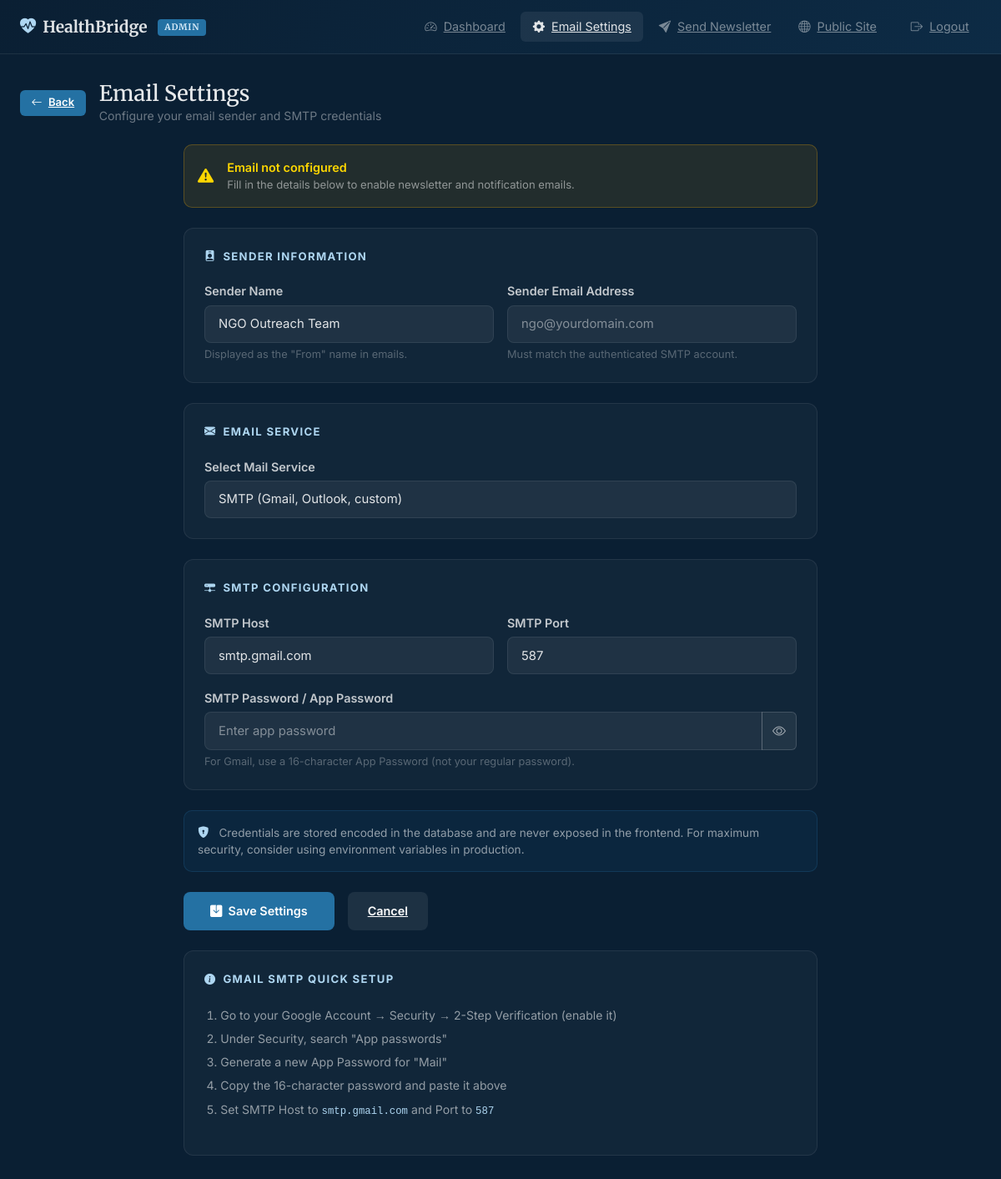
The app's page /admin/email-settings (signed in), older data.
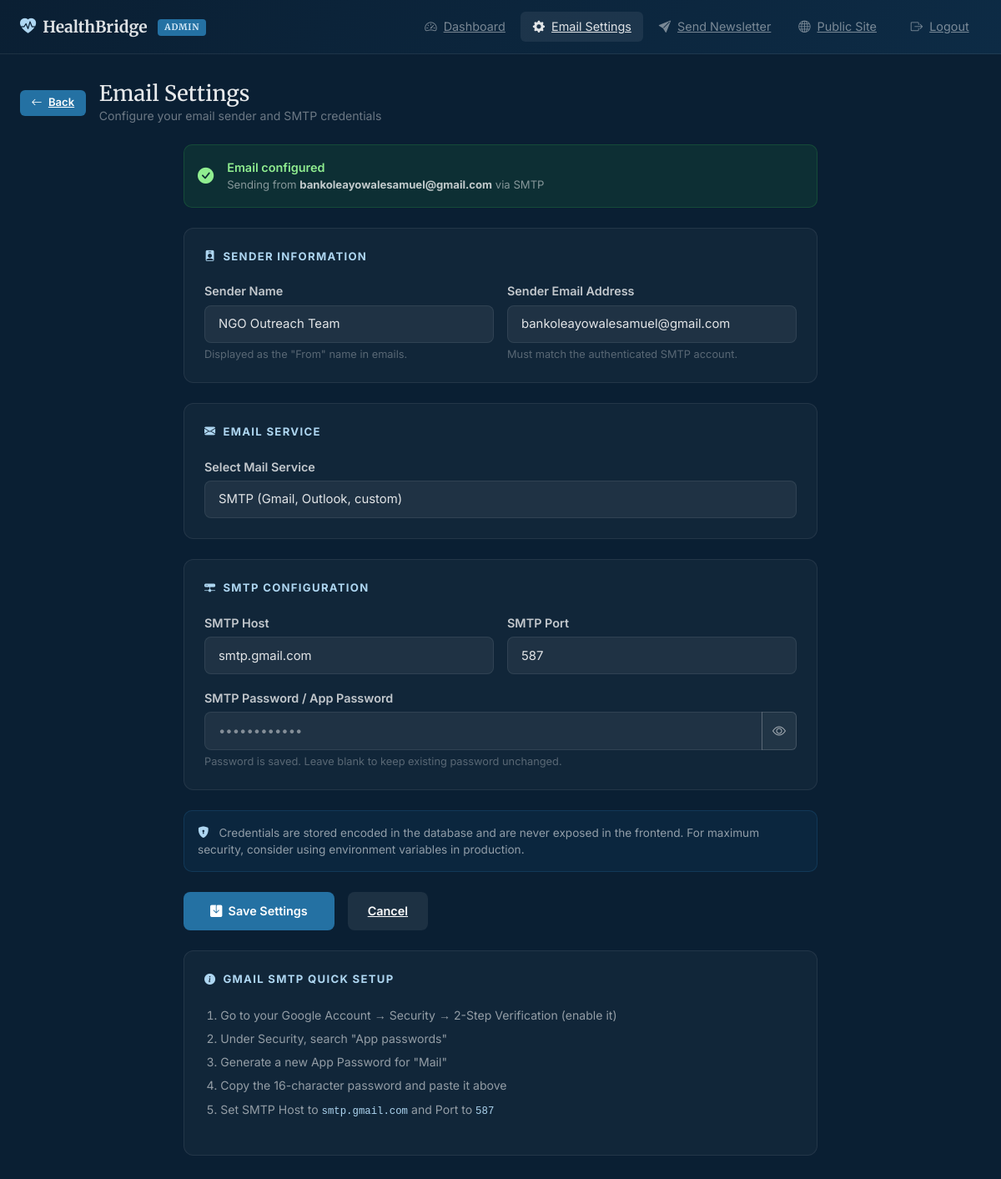
The same page, newer data.
### models.py (models this page shows, shortened)
class EmailSettings(db.Model):
    __tablename__ = 'email_settings'
    id = db.Column(db.Integer, primary_key=True)
    sender_email = db.Column(db.String(120), nullable=True)
    sender_name = db.Column(db.String(120), nullable=True)
    smtp_host = db.Column(db.String(120), nullable=True)
    smtp_port = db.Column(db.Integer, nullable=True, default=587)
    smtp_password_enc = db.Column(db.Text, nullable=True)  # base64-encoded, masked in UI
    mail_service = db.Column(db.String(20), default='smtp')  # smtp | brevo | mailchimp
    api_key_enc = db.Column(db.Text, nullable=True)
    updated_at = db.Column(db.DateTime, default=datetime.utcnow, onupdate=datetime.utcnow)

### app.py (the view, shortened to what this page needs)
@app.route('/admin/email-settings', methods=['GET', 'POST'])
@login_required
def admin_email_settings():
    settings = EmailSettings.query.first()
    if not settings:
        settings = EmailSettings()
        db.session.add(settings)
        db.session.commit()
    return render_template('admin_email_settings.html', settings=settings)

### app.py (called while the page is built)
@login_manager.user_loader
def load_user(user_id):
    return AdminUser.query.get(int(user_id))

### templates/admin_email_settings.html (shortened to what the changed rows need)
{% extends "admin_base.html" %}
{% block content %}
<div class="d-flex align-items-center gap-3 mb-4">
  <div>
    <h1 style="color:rgba(255,255,255,.9);font-family:'Merriweather',serif;font-size:1.6rem;margin:0;">Email Settings</h1>
  </div>
</div>
<div class="row justify-content-center">
  <div class="col-lg-8">
    {% if settings.sender_email %}
    <div class="mb-4 p-3 d-flex align-items-center gap-3" style="background:rgba(46,160,67,.12);border:1px solid rgba(46,160,67,.25);border-radius:10px;">
      <i class="bi bi-check-circle-fill" style="color:#90ee90;font-size:1.2rem;flex-shrink:0;"></i>
      <div>
        <div style="color:#90ee90;font-weight:600;font-size:.9rem;">Email configured</div>
        <div style="color:rgba(255,255,255,.5);font-size:.82rem;">Sending from <strong style="color:rgba(255,255,255,.75);">{{ settings.sender_email }}</strong> via {{ settings.mail_service|upper }}</div>
      </div>
    </div>
    {% else %}
    <div class="mb-4 p-3 d-flex align-items-center gap-3" style="background:rgba(255,180,0,.1);border:1px solid rgba(255,180,0,.25);border-radius:10px;">
      <i class="bi bi-exclamation-triangle-fill" style="color:#ffd700;font-size:1.2rem;flex-shrink:0;"></i>
      <div>
        <div style="color:#ffd700;font-weight:600;font-size:.9rem;">Email not configured</div>
        <div style="color:rgba(255,255,255,.5);font-size:.82rem;">Fill in the details below to enable newsletter and notification emails.</div>
      </div>
    </div>
    {% endif %}
    <form method="POST" action="{{ url_for('admin_email_settings') }}" class="admin-form-section">
      <div class="admin-settings-group">
        <div class="row g-3">
          <div class="col-sm-6">
            <label class="form-label">Sender Name</label>
            <input type="text" name="sender_name" class="form-control"
                   value="{{ settings.sender_name or '' }}" placeholder="e.g. HealthBridge Outreach Team"/>
            <div class="form-text" style="color:rgba(255,255,255,.3);font-size:.8rem;">Displayed as the "From" name in emails.</div>
          </div>
          <div class="col-sm-6">
            <label class="form-label">Sender Email Address</label>
            <input type="email" name="sender_email" class="form-control"
                   value="{{ settings.sender_email or '' }}" placeholder="ngo@yourdomain.com"/>
            <div class="form-text" style="color:rgba(255,255,255,.3);font-size:.8rem;">Must match the authenticated SMTP account.</div>
          </div>
        </div>
      </div>
      <div class="admin-settings-group">
        <div class="row g-3">
          <div class="col-12">
            <label class="form-label">Select Mail Service</label>
            <select name="mail_service" class="form-select" id="mailServiceSelect">
              <option value="smtp" {% if settings.mail_service == 'smtp' %}selected{% endif %}>SMTP (Gmail, Outlook, custom)</option>
            </select>
          </div>
        </div>
      </div>
      <div class="admin-settings-group" id="smtpSection">
        <div class="row g-3">
          <div class="col-sm-6">
            <label class="form-label">SMTP Host</label>
            <input type="text" name="smtp_host" class="form-control"
                   value="{{ settings.smtp_host or '' }}" placeholder="smtp.gmail.com"/>
          </div>
          <div class="col-sm-6">
            <label class="form-label">SMTP Port</label>
            <input type="number" name="smtp_port" class="form-control"
                   value="{{ settings.smtp_port or 587 }}" placeholder="587"/>
          </div>
          <div class="col-12">
            <label class="form-label">SMTP Password / App Password</label>
            <div class="input-group">
              <input type="password" name="smtp_password" class="form-control" id="smtpPwdInput"
                     placeholder="{% if settings.smtp_password_enc %}••••••••••••{% else %}Enter app password{% endif %}"/>
              <button class="btn" type="button" id="toggleSmtpPwd"
                      style="background:rgba(255,255,255,.07);border:1px solid rgba(255,255,255,.15);color:rgba(255,255,255,.6);">
                <i class="bi bi-eye" id="smtpEye"></i>
              </button>
            </div>
            <div class="form-text" style="color:rgba(255,255,255,.3);font-size:.8rem;">
              {% if settings.smtp_password_enc %}
              Password is saved. Leave blank to keep existing password unchanged.
              {% else %}
              For Gmail, use a 16-character App Password (not your regular password).
              {% endif %}
            </div>
          </div>
        </div>
      </div>
    </form>
  </div>
</div>
{% endblock %}

Row changes from the older to the newer data that the page shows:
changed EmailSettings "NGO Outreach Team": sender_email (not shown) → "bankoleayowalesamuel@gmail.com"; mail_service (not shown) → "SMTP"
Text that changed along with them:
text no longer shown: "Email not configured Fill in the details below to enable newsletter and notification emails. For Gmail, use a 16-character App Password (not your regular password)."
text now shown: "Email configured Sending from via Password is saved. Leave blank to keep existing password unchanged."
